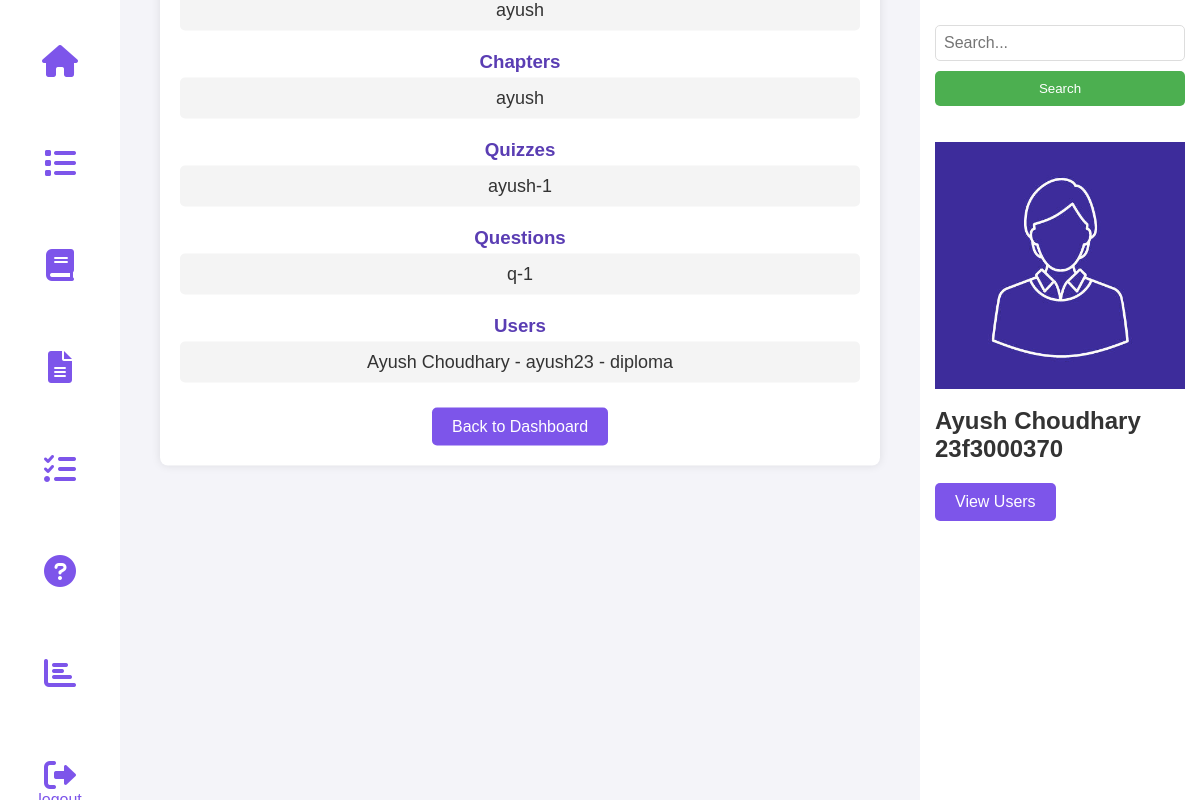
The page /search_admin (signed in) on the database its author committed.
### tables this page shows
CREATE TABLE SUBJECTS(
    id INTEGER PRIMARY KEY AUTOINCREMENT,
    subject_name TEXT NOT NULL
    );

CREATE TABLE CHAPTERS(
    id INTEGER PRIMARY KEY AUTOINCREMENT,
    chapter_name TEXT NOT NULL,
    subject_id INTEGER NOT NULL,
    no_of_question INTEGER NOT NULL,
    FOREIGN KEY(subject_id) REFERENCES SUBJECTS(id) on DELETE CASCADE ON UPDATE CASCADE
    );

CREATE TABLE QUIZES(
    id INTEGER PRIMARY KEY AUTOINCREMENT,
    quiz_name TEXT NOT NULL,
    chapter_id INTEGER NOT NULL,
    date TEXT NOT NULL,
    duration INTEGER NOT NULL,
    FOREIGN KEY(chapter_id) REFERENCES CHAPTERS(id) on DELETE CASCADE ON UPDATE CASCADE
    );

CREATE TABLE QUESTIONS(
    id INTEGER PRIMARY KEY AUTOINCREMENT,
    question_title TEXT NOT NULL,
    question TEXT NOT NULL,
    option1 TEXT NOT NULL,
    option2 TEXT NOT NULL,
    option3 TEXT NOT NULL,
    option4 TEXT NOT NULL,
    answer TEXT NOT NULL,
    quiz_id INTEGER NOT NULL,
    FOREIGN KEY(quiz_id) REFERENCES QUIZES(id) on DELETE CASCADE ON UPDATE CASCADE
    );

CREATE TABLE USERS (
        id INTEGER PRIMARY KEY AUTOINCREMENT,
        username TEXT UNIQUE NOT NULL,
        password TEXT NOT NULL,
        full_name TEXT NOT NULL,
        qualification TEXT,
        dob TEXT
    );

### controllers/admin.py (the view)
@admin_bp.route('/search_admin', methods=['GET'])
def search_admin():
    if 'admin' not in session:
        return redirect(url_for('auth.admin_login'))
    query = request.args.get('query', '')
    conn = get_db_connection()
    cursor = conn.cursor()
    cursor.execute("SELECT * FROM SUBJECTS WHERE subject_name LIKE ?", ('%' + query + '%',))
    subjects = cursor.fetchall()
    cursor.execute("SELECT * FROM CHAPTERS WHERE chapter_name LIKE ?", ('%' + query + '%',))
    chapters = cursor.fetchall()
    cursor.execute("SELECT * FROM QUIZES WHERE quiz_name LIKE ?", ('%' + query + '%',))
    quizzes = cursor.fetchall()
    cursor.execute("SELECT * FROM QUESTIONS WHERE question_title LIKE ?", ('%' + query + '%',))
    questions = cursor.fetchall()
    cursor.execute("SELECT * FROM USERS WHERE full_name LIKE ? OR qualification LIKE ? OR username LIKE ?",
                   ('%' + query + '%', '%' + query + '%', '%' + query + '%'))
    users = cursor.fetchall()
    conn.close()
    return render_template('admin/admin_search_results.html',
                           subjects=subjects,
                           chapters=chapters,
                           quizzes=quizzes,
                           questions=questions,
                           users=users)

### models/setup_db.py (called while the page is built)
def get_db_connection():
    try:
        conn = sqlite3.connect(DB_PATH)
        conn.execute("PRAGMA foreign_keys = ON;")
        return conn
    except sqlite3.Error as e:
        print(f"❌ Database connection failed: {e}")
        return None

### templates/admin/admin_search_results.html (shortened to what this page needs)
<!DOCTYPE html>
<html lang="en">
<head>
  <link rel="stylesheet" href="https://cdnjs.cloudflare.com/ajax/libs/font-awesome/6.0.0/css/all.min.css">
  <link rel="stylesheet" href="{{ url_for('static', filename='admin.css') }}">
</head>
<body>
  <nav class="nav">
    <div class="nav-left">
      <a href="{{ url_for('admin.admin_dashboard') }}"><button class="nav-button"><i
            class="fas fa-home fa-2x"></i></button></a>
      <a href="{{ url_for('admin.view_quiz') }}"><button class="nav-button"><i
            class="fas fa-list fa-2x"></i></button></a>
      <a href="{{ url_for('admin.add_subject') }}"><button class="nav-button"><i
            class="fas fa-book fa-2x"></i></button></a>
      <a href="{{ url_for('admin.add_chapter') }}"><button class="nav-button"><i
            class="fas fa-file-alt fa-2x"></i></button></a>
      <a href="{{ url_for('admin.add_quiz') }}"><button class="nav-button"><i
            class="fas fa-tasks fa-2x"></i></button></a>
      <a href="{{ url_for('admin.add_question') }}"><button class="nav-button"><i
            class="fas fa-question-circle fa-2x"></i></button></a>
      <a href="{{ url_for('admin.admin_summary') }}"><button class="nav-button"><i
            class="fas fa-chart-bar fa-2x"></i></button></a>
      <a href="{{ url_for('auth.logout') }}"><button class="nav-button"><i
            class="fas fa-sign-out-alt fa-2x"></i>logout</button></a>
    </div>
  </nav>
  <nav class="nav2">
    <div class="nav-right">
      <form method="GET" action="{{ url_for('admin.search_admin') }}">
        <input type="text" name="query" class="search-bar" placeholder="Search...">
        <button type="submit" class="search-button">Search</button>
      </form>
      <br><br>
      <img src="{{ url_for('static', filename='profile.png') }}" alt="Admin Profile" class="profile">
      <br>
      <h1>Ayush Choudhary</h1>
      <h2>23f3000370</h2>
      <a href="{{ url_for('admin.view_users') }}"><button class="back-button">View Users</button></a>
    </div>
  </nav>
  <div class="container3">
    {% if subjects %}
    <ul class="search-list">
      {% for subject in subjects %}
      <li>{{ subject[1] }}</li>
      {% endfor %}
    </ul>
    {% endif %}
    {% if chapters %}
    <h3>Chapters</h3>
    <ul class="search-list">
      {% for chapter in chapters %}
      <li>{{ chapter[1] }}</li>
      {% endfor %}
    </ul>
    {% endif %}
    {% if quizzes %}
    <h3>Quizzes</h3>
    <ul class="search-list">
      {% for quiz in quizzes %}
      <li>{{ quiz[1] }}</li>
      {% endfor %}
    </ul>
    {% endif %}
    {% if questions %}
    <h3>Questions</h3>
    <ul class="search-list">
      {% for question in questions %}
      <li>{{ question[1] }}</li>
      {% endfor %}
    </ul>
    {% endif %}
    {% if users %}
    <h3>Users</h3>
    <ul class="search-list">
      {% for user in users %}
      <li>{{ user[3] }} - {{ user[1] }} - {{ user[4] }}</li>
      {% endfor %}
    </ul>
    {% endif %}
    <a href="{{ url_for('admin.admin_dashboard') }}"><button class="back-button">Back to Dashboard</button></a>
  </div>
</body>
</html>

### static/admin.css (style rules this page uses)
* { margin: 0; padding: 0; box-sizing: border-box; }
body { font-family: Arial, sans-serif; background-color: #f4f4f9; color: #333; padding: 0; margin: 0; }
.nav2 { width: 280px; position: fixed; right: 0; top: 0; height: 100vh; background-color: white; display: flex; flex-direction: column; align-items: flex-start; padding: 15px; }
.nav { width: 120px; position: fixed; left: 0; top: 0; height: 100vh; background-color: white; display: flex; flex-direction: column; align-items: flex-start; padding: 15px; }
.nav-left { display: flex; flex-direction: column; width: 100%; }
.nav-right { display: flex; flex-direction: column; width: 100%; }
.nav-button { background-color: white; border: none; color:#7d55ea; text-align: center; padding: 10px; width: 100%; font-size: 16px; cursor: pointer; margin-top: 20px; margin-bottom: 30px; }
.search-bar { width: 100%; padding: 8px; font-size: 16px; border: 1px solid #ddd; border-radius: 5px; margin: 10px 0; }
.search-button { width: 100%; padding: 10px; background-color: #4CAF50; color: white; border: none; border-radius: 5px; cursor: pointer; text-align: center; }
h3 { color: #5a3db3; margin-top: 20px; }
.search-list { list-style: none; padding: 0; }
.search-list li { padding: 10px; background-color: #f4f4f4; margin: 5px 0; border-radius: 5px; font-size: 18px; }
.back-button { background-color: #7d55ea; color: white; border: none; padding: 10px 20px; margin-top: 20px; font-size: 16px; border-radius: 5px; cursor: pointer; }
.container3 { width: 60%; margin: 20px auto; padding: 20px; background: #fff; border-radius: 8px; box-shadow: 0px 0px 10px rgba(0, 0, 0, 0.1); text-align: center; position: absolute; top: 20%; left: calc(50% + 60px - 140px); transform: translate(-50%, -50%); }

### rows shown on the page
SUBJECTS: subject_name "ayush"
CHAPTERS: chapter_name "ayush"
QUIZES: quiz_name "ayush-1"
QUESTIONS: question_title "q-1"
USERS: full_name "Ayush Choudhary", username "ayush23", qualification "diploma"
